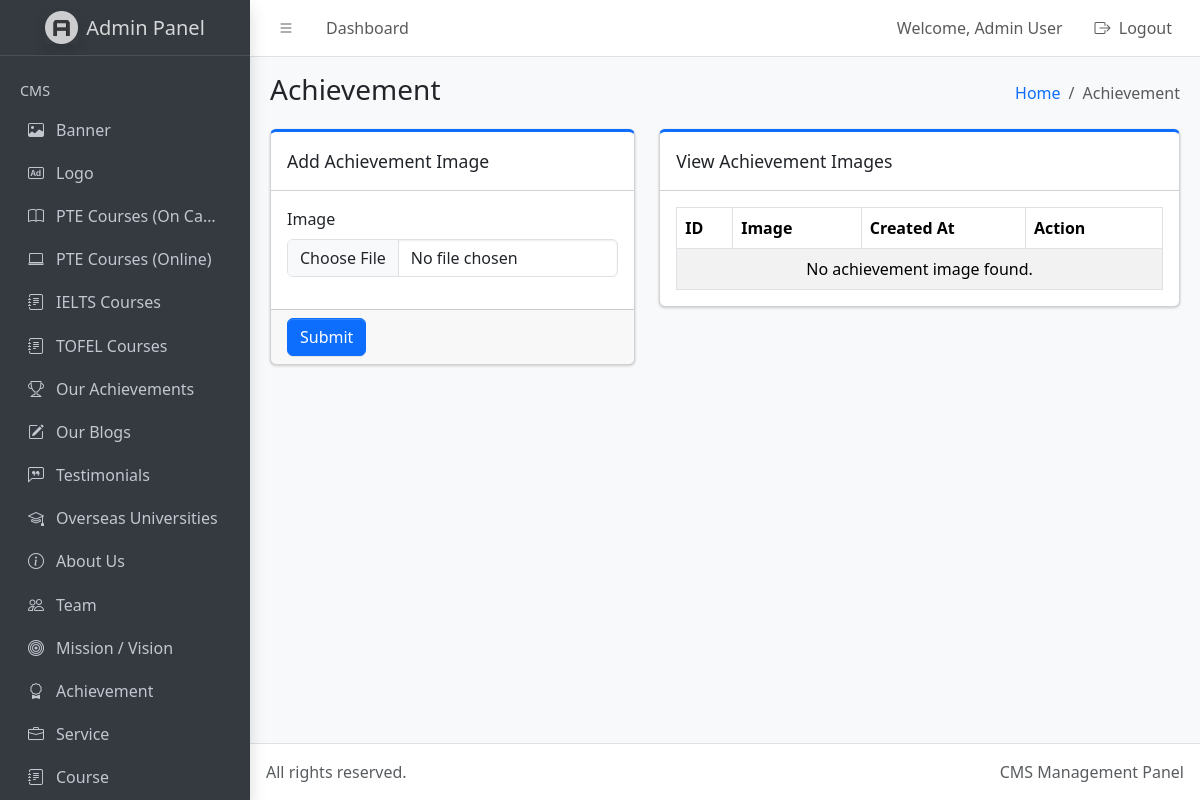
Page /admin/dist/achievement.php (signed in) on the earlier database version.
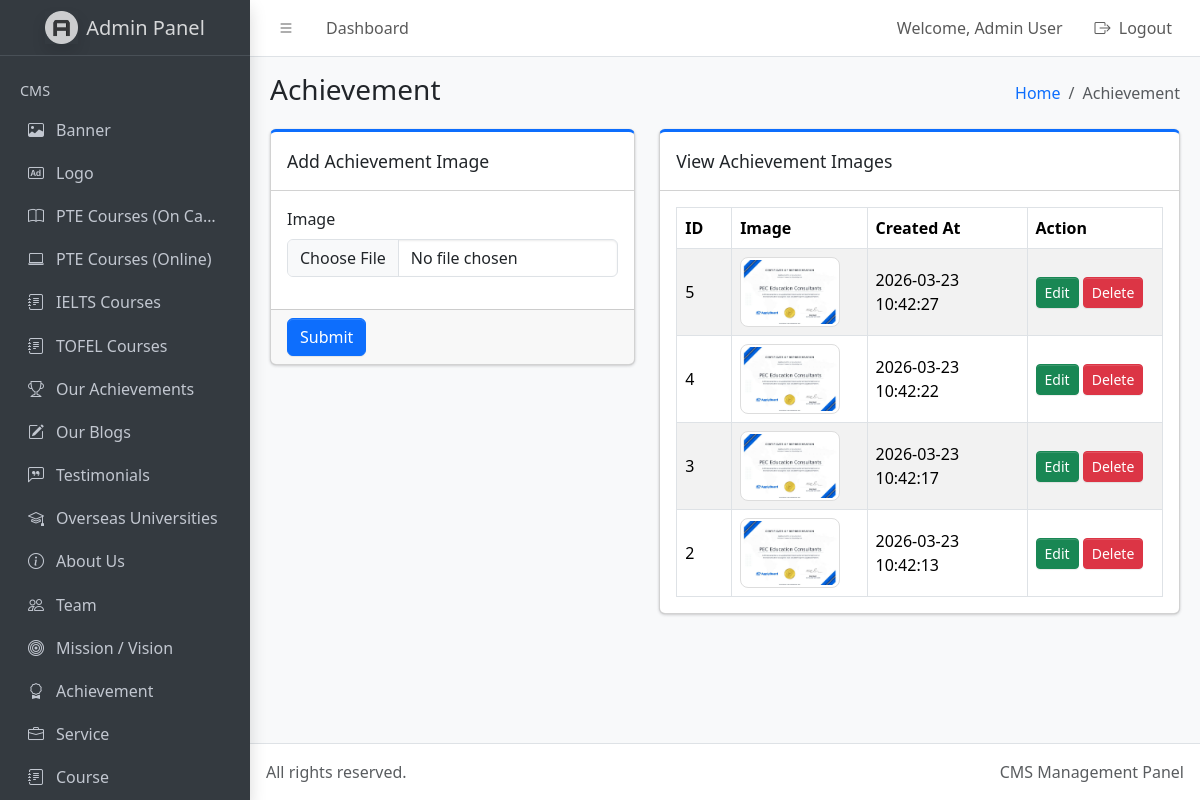
Same page on the later database version.
### tables this page shows
CREATE TABLE `achievement` (
  `id` int(11) NOT NULL,
  `image` varchar(255) NOT NULL,
  `created_at` timestamp NOT NULL DEFAULT current_timestamp()
);

### admin/dist/achievement.php (the view, shortened to what this page needs)
<?php
require_once '../../db.php';
$edit_mode = false;
?>
<!doctype html>
<html lang="en">
  <head>
    <link
      rel="stylesheet"
      href="https://cdn.jsdelivr.net/npm/@fontsource/source-sans-3@5.0.12/index.css"
      media="print"
      onload="this.media='all'"
    />
    <link
      rel="stylesheet"
      href="https://cdn.jsdelivr.net/npm/overlayscrollbars@2.11.0/styles/overlayscrollbars.min.css"
    />
    <link
      rel="stylesheet"
      href="https://cdn.jsdelivr.net/npm/bootstrap-icons@1.13.1/font/bootstrap-icons.min.css"
    />
    <link rel="stylesheet" href="./css/adminlte.css" />
  </head>
  <body class="layout-fixed sidebar-expand-lg bg-body-tertiary">
    <div class="app-wrapper">
      <nav class="app-header navbar navbar-expand bg-body">
        <div class="container-fluid">
          <ul class="navbar-nav">
            <li class="nav-item">
              <a class="nav-link" data-lte-toggle="sidebar" href="#" role="button">
                <i class="bi bi-list"></i>
              </a>
            </li>
            <li class="nav-item d-none d-md-block">
              <a href="index.php" class="nav-link">Dashboard</a>
            </li>
          </ul>
          <ul class="navbar-nav ms-auto">
            <li class="nav-item d-none d-md-block">
              <span class="nav-link">
                Welcome,
                <?php echo isset($_SESSION['name']) ? htmlspecialchars($_SESSION['name']) : 'Admin'; ?>
              </span>
            </li>
            <li class="nav-item">
              <a href="logout.php" class="nav-link">
                <i class="bi bi-box-arrow-right me-1"></i> Logout
              </a>
            </li>
          </ul>
        </div>
      </nav>
      <aside class="app-sidebar bg-body-secondary shadow" data-bs-theme="dark">
        <div class="sidebar-brand">
          <a href="index.php" class="brand-link">
            <img
              src="./assets/img/AdminLTELogo.png"
              alt="Admin Logo"
              class="brand-image opacity-75 shadow"
            />
            <span class="brand-text fw-light">Admin Panel</span>
          </a>
        </div>
        <div class="sidebar-wrapper">
          <nav class="mt-2">
  <ul
    class="nav sidebar-menu flex-column"
    data-lte-toggle="treeview"
    role="navigation"
    aria-label="Main navigation"
    data-accordion="false"
    id="navigation"
  >
    <li class="nav-header">CMS</li>
    <li class="nav-item">
      <a href="index.php" class="nav-link">
        <i class="nav-icon bi bi-image"></i>
        <p>Banner</p>
      </a>
    </li>
    <li class="nav-item">
      <a href="logo.php" class="nav-link">
        <i class="nav-icon bi bi-badge-ad"></i>
        <p>Logo</p>
      </a>
    </li>
    <li class="nav-item">
      <a href="pte-courses-campus.php" class="nav-link">
        <i class="nav-icon bi bi-book"></i>
        <p>PTE Courses (On Campus)</p>
      </a>
    </li>
    <li class="nav-item">
      <a href="pte-courses-online.php" class="nav-link">
        <i class="nav-icon bi bi-laptop"></i>
        <p>PTE Courses (Online)</p>
      </a>
    </li>
    <li class="nav-item">
      <a href="ielts-courses.php" class="nav-link">
        <i class="nav-icon bi bi-journal-text"></i>
        <p>IELTS Courses</p>
      </a>
    </li>
    <li class="nav-item">
      <a href="tofel-courses.php" class="nav-link">
        <i class="nav-icon bi bi-journal-text"></i>
        <p>TOFEL Courses</p>
      </a>
    </li>
    <li class="nav-item">
      <a href="our-achievements.php" class="nav-link">
        <i class="nav-icon bi bi-trophy"></i>
        <p>Our Achievements</p>
      </a>
    </li>
    <li class="nav-item">
      <a href="blogs.php" class="nav-link">
        <i class="nav-icon bi bi-pencil-square"></i>
        <p>Our Blogs</p>
      </a>
    </li>
    <li class="nav-item">
      <a href="testimonials.php" class="nav-link">
        <i class="nav-icon bi bi-chat-left-quote"></i>
        <p>Testimonials</p>
      </a>
    </li>
    <li class="nav-item">
      <a href="overseas-universities.php" class="nav-link">
        <i class="nav-icon bi bi-mortarboard"></i>
        <p>Overseas Universities</p>
      </a>
    </li>
    <li class="nav-item">
      <a href="about-us.php" class="nav-link">
        <i class="nav-icon bi bi-info-circle"></i>
        <p>About Us</p>
      </a>
    </li>
    <li class="nav-item">
      <a href="team.php" class="nav-link">
        <i class="nav-icon bi bi-people"></i>
        <p>Team</p>
      </a>
    </li>
    <li class="nav-item">
      <a href="mission-vision.php" class="nav-link">
        <i class="nav-icon bi bi-bullseye"></i>
        <p>Mission / Vision</p>
      </a>
    </li>
    <li class="nav-item">
      <a href="achievement.php" class="nav-link">
        <i class="nav-icon bi bi-award"></i>
        <p>Achievement</p>
      </a>
    </li>
    <li class="nav-item">
      <a href="services.php" class="nav-link">
        <i class="nav-icon bi bi-briefcase"></i>
        <p>
          Service
        </p>
      </a>
    </li>
    <li class="nav-item">
      <a href="courses.php" class="nav-link">
        <i class="nav-icon bi bi-journal-text"></i>
        <p>
          Course
        </p>
      </a>
    </li>
  </ul>
</nav>
        </div>
      </aside>
      <main class="app-main">
        <div class="app-content-header">
          <div class="container-fluid">
            <div class="row">
              <div class="col-sm-6">
                <h3 class="mb-0">Achievement</h3>
              </div>
              <div class="col-sm-6">
                <ol class="breadcrumb float-sm-end">
                  <li class="breadcrumb-item"><a href="index.php">Home</a></li>
                  <li class="breadcrumb-item active" aria-current="page">Achievement</li>
                </ol>
              </div>
            </div>
          </div>
        </div>
        <div class="app-content">
          <div class="container-fluid">
            <div class="row">
              <div class="col-md-5">
                <div class="card card-primary card-outline mb-4">
                  <div class="card-header">
                    <div class="card-title">
                      <?php echo $edit_mode ? 'Edit Achievement Image' : 'Add Achievement Image'; ?>
                    </div>
                  </div>
                  <form action="" method="post" enctype="multipart/form-data">
                    <div class="card-body">
                      <div class="mb-3">
                        <label class="form-label">Image</label>
                        <input
                          type="file"
                          name="image"
                          class="form-control"
                          accept=".jpg,.jpeg,.png,.webp"
                        >
                      </div>
                    </div>
                    <div class="card-footer">
                      <button type="submit" name="submit_achievement" class="btn btn-primary">
                        <?php echo $edit_mode ? 'Update' : 'Submit'; ?>
                      </button>
                    </div>
                  </form>
                </div>
              </div>
              <div class="col-md-7">
                <div class="card card-primary card-outline mb-4">
                  <div class="card-header">
                    <div class="card-title">View Achievement Images</div>
                  </div>
                  <div class="card-body table-responsive">
                    <table class="table table-bordered table-striped align-middle">
                      <thead>
                        <tr>
                          <th style="width: 60px;">ID</th>
                          <th style="width: 140px;">Image</th>
                          <th style="width: 180px;">Created At</th>
                          <th style="width: 150px;">Action</th>
                        </tr>
                      </thead>
                      <tbody>
                        <?php
                        $achievement_query = mysqli_query($conn, "SELECT * FROM achievement ORDER BY id DESC");
                        if ($achievement_query && mysqli_num_rows($achievement_query) > 0) {
                            while ($row = mysqli_fetch_assoc($achievement_query)) {
                        ?>
                          <tr>
                            <td><?php echo $row['id']; ?></td>
                            <td>
                              <img
                                src="<?php echo htmlspecialchars($row['image']); ?>"
                                alt="Achievement Image"
                                class="achievement-image-preview"
                              >
                            </td>
                            <td><?php echo $row['created_at']; ?></td>
                            <td>
                              <a
                                href="achievement.php?edit_id=<?php echo $row['id']; ?>"
                                class="btn btn-success btn-sm"
                              >
                                Edit
                              </a>
                              <a
                                href="achievement.php?delete_id=<?php echo $row['id']; ?>"
                                class="btn btn-danger btn-sm"
                                onclick="return confirm('Are you sure you want to delete this image?')"
                              >
                                Delete
                              </a>
                            </td>
                          </tr>
                        <?php
                            }
                        } else {
                        ?>
                          <tr>
                            <td colspan="4" class="text-center">No achievement image found.</td>
                          </tr>
                        <?php } ?>
                      </tbody>
                    </table>
                  </div>
                </div>
              </div>
            </div>
          </div>
        </div>
      </main>
      <footer class="app-footer">
        <div class="float-end d-none d-sm-inline">CMS Management Panel</div>
        All rights reserved.
      </footer>
    </div>
  </body>
</html>

### admin/dist/achievement.php (style rules this page uses)
.achievement-image-preview { width: 100px; height: 70px; object-fit: cover; border-radius: 8px; border: 1px solid #ddd; background: #fff; padding: 2px; }

Differences in the rows shown:
added achievement: id "5", image (picture), created_at "2026-03-23 10:42:27"
added achievement: id "4", image (picture), created_at "2026-03-23 10:42:22"
added achievement: id "3", image (picture), created_at "2026-03-23 10:42:17"
added achievement: id "2", image (picture), created_at "2026-03-23 10:42:13"
Other differences:
text no longer shown: "No achievement image found."
